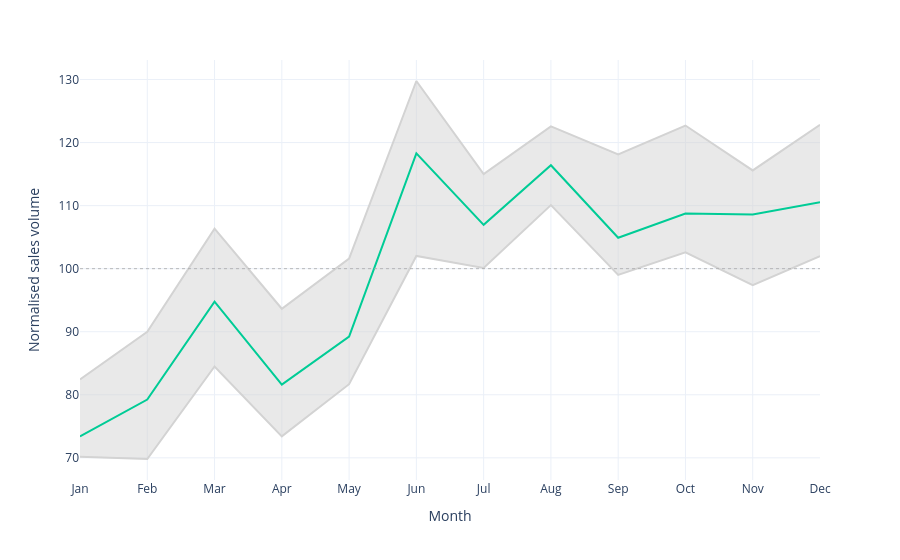

Notebook code for this chart:
### Code cell
fig = px.line(normal_years_medians, x='month', y='max', template='plotly_white')
fig.update_traces(hovertemplate=None, line_color = 'lightgrey')

fig.add_trace(go.Scatter(x=normal_years_medians['month'], 
                         y=normal_years_medians['min'],
                         name='min', 
                         mode='lines',  
                         hovertemplate=None,
                         fill='tonexty',
                         line_color='lightgrey'))
fig.add_trace(go.Scatter(x=normal_years_medians['month'], 
                         y=normal_years_medians['median'],
                         name='median' ,
                         mode='lines',  
                         hovertemplate=None))
fig.update_yaxes(title='Normalised sales volume')
fig.update_xaxes(title='Month', tickmode="array",
    tickvals=list(range(1, 13)), ticktext=['Jan', 'Feb', 'Mar', 'Apr', 'May', 'Jun', 'Jul', 'Aug', 'Sep', 'Oct', 'Nov', 'Dec'])
fig.update_layout(showlegend=False)
fig.add_hline(y=100, line_width=1, line_dash="dot",
                  line_color="darkgray", opacity=0.8)

### Figure 1 — Plotly figure (JSON) as saved in the notebook; plotly's stock layout.template omitted (floating-point values rounded to 4 significant figures)
{"data": [{"legendgroup": "", "line": {"color": "lightgrey", "dash": "solid"}, "marker": {"symbol": "circle"}, "mode": "lines", "name": "", "orientation": "v", "showlegend": false, "type": "scatter", "x": [1, 2, 3, 4, 5, 6, 7, 8, 9, 10, 11, 12], "xaxis": "x", "y": [82.42, 89.98, 106.3, 93.64, 101.6, 129.8, 115.0, 122.6, 118.1, 122.7, 115.6, 122.8], "yaxis": "y"}, {"fill": "tonexty", "line": {"color": "lightgrey"}, "mode": "lines", "name": "min", "type": "scatter", "x": [1, 2, 3, 4, 5, 6, 7, 8, 9, 10, 11, 12], "y": [70.17, 69.81, 84.49, 73.4, 81.68, 102.0, 100.1, 110.1, 99.01, 102.6, 97.38, 102.0]}, {"mode": "lines", "name": "median", "type": "scatter", "x": [1, 2, 3, 4, 5, 6, 7, 8, 9, 10, 11, 12], "y": [73.39, 79.25, 94.78, 81.61, 89.22, 118.3, 106.9, 116.4, 104.9, 108.7, 108.6, 110.5]}], "layout": {"legend": {"tracegroupgap": 0}, "margin": {"t": 60}, "shapes": [{"line": {"color": "darkgray", "dash": "dot", "width": 1}, "opacity": 0.8, "type": "line", "x0": 0, "x1": 1, "xref": "x domain", "y0": 100, "y1": 100, "yref": "y"}], "showlegend": false, "xaxis": {"anchor": "y", "domain": [0, 1], "tickmode": "array", "ticktext": ["Jan", "Feb", "Mar", "Apr", "May", "Jun", "Jul", "Aug", "Sep", "Oct", "Nov", "Dec"], "tickvals": [1, 2, 3, 4, 5, 6, 7, 8, 9, 10, 11, 12], "title": {"text": "Month"}}, "yaxis": {"anchor": "x", "domain": [0, 1], "title": {"text": "Normalised sales volume"}}}}
